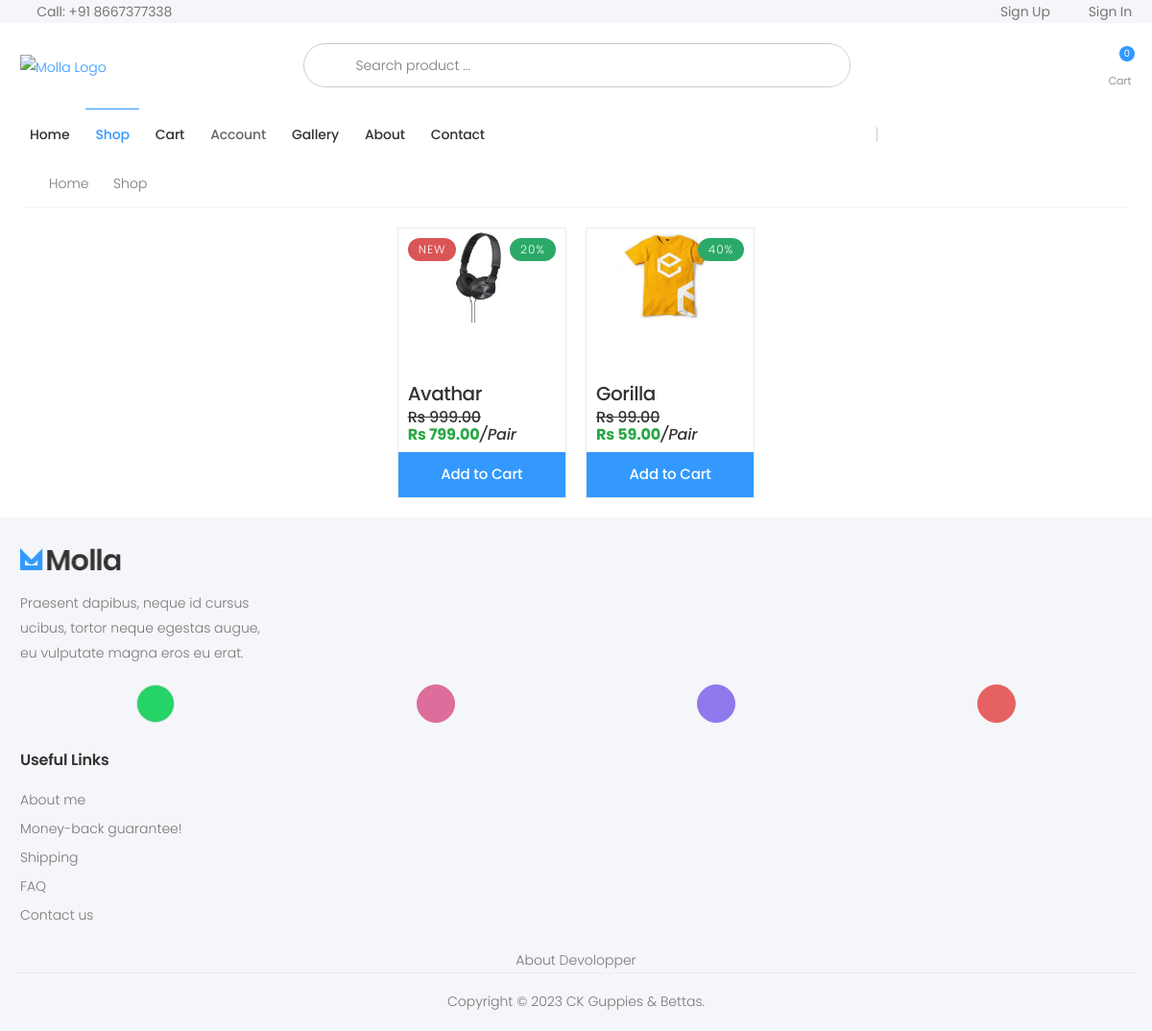
The app's page /shop/ with its own data.
### store/models.py (models this page shows, shortened)
class Product(models.Model):
	digital = models.BooleanField(default=False,null=True, blank=True)
	name = models.CharField(max_length=250,unique=True)
	slug = models.SlugField(max_length=250,unique=True)
	description = models.TextField(blank=True)
	old_price = models.DecimalField(max_digits=7,blank=True, decimal_places=2)
	new_price = models.DecimalField(max_digits=7,blank=False, decimal_places=2)
	category = models.ForeignKey(Category,on_delete=models.CASCADE)
	image_1 = models.ImageField(upload_to='product')
	image_2 = models.ImageField(upload_to='product',blank=True)
	image_3 = models.ImageField(upload_to='product',blank=True)
	video_url = models.URLField(max_length=200, blank=True)
	stock = models.IntegerField()
	available = models.BooleanField(default=True)
	new = models.BooleanField(default=True)
	created = models.DateTimeField(auto_now_add=True)
	update = models.DateField(auto_now=True)
	def get_url(self):
		return reverse('store_app:proDetail',args=[self.category.slug,self.slug])
	def get_discounted_price(self):
		if self.old_price and self.new_price:
			diff = self.old_price - self.new_price
			discount_percentage = ((diff) / self.old_price) * 100
			percentage = int(round(discount_percentage))
			return dict(percentage=percentage, diff=diff)
		return None
	class Meta:
		ordering = ('name',)
		verbose_name = 'product'
		verbose_name_plural = 'products'

### store/views.py (the view)
# urls.py: path('shop/',views.allProductListing,name='allProductListing'),
def allProductListing(request):
    products_list = Product.objects.all().filter(available = True)
    paginator = Paginator(products_list,14)
    try:
        page = int(request.GET.get('page', '1'))
    except:
        page = 1
    try:
        products = paginator.page(page)
    except (InvalidPage,EmptyPage):
        products = paginator.page(paginator.num_pages)
    return render(request,'store/shop.html',{'products':products})

### store/templates/store/shop.html
{% extends 'store/Base.html' %}
{% load static %}
{% block content %}
<div class="container">
    <nav aria-label="breadcrumb" class="breadcrumb-nav mb-2">
        <div class="container-fluid">
            <ol class="breadcrumb">
                <li class="breadcrumb-item"><a href="{% url 'store_app:allProdCat' %}">Home</a></li>
                {% if offer %}
                <li class="breadcrumb-item"><a href="#">Offer</a></li>
                {% else %}
                <li class="breadcrumb-item"><a href="#">Shop</a></li>
                {% endif %}
            </ol>
        </div>
    </nav>
    <div class="products">
        <div class="row justify-content-center">
            {% for product in products.object_list %}
                <div class="col-6 col-md-4 col-lg-2">
                    <div class="product product-2">
                        <a href="{{product.get_url}}">
                            <div id="carouselExampleIndicators{{product.slug}}" class="carousel slide">
                                <div class="carousel-inner" style="height: 150px;">
                                    <div class="carousel-item active">
                                        <img src="{{ product.image_1.url }}" class="d-block w-100"
                                            alt="{{ product.name }}">
                                    </div>
                                </div>
                                {% if product.new == True %}
                                <span class="product-sale-label">NEW</span>
                                {% endif %}
                                {% if product.get_discounted_price %}
                                <span class="product-discount-label">{{ product.get_discounted_price.percentage }}%</span>
                                {% endif %}
                            </div>
                            <div class="carousel-product-info">
                                <div class="m-3">
                                    <h5 class="card-title cart-heading">{{ product.name }}</h3>
                                        <h6 class="pricing">
                                            {% if product.old_price == 0 %}
                                            <span style="color: rgb(199, 0, 85);">Only few left</span><br>
                                            {% else %}
                                            <s>Rs {{product.old_price}}</s></span><br>
                                            {% endif %}
                                            <strong class="ms-2 text-success">Rs {{ product.new_price }}</strong><i>/Pair</i>
                                        </h6>
                                </div>
                                <a href="#">
                                    <button class="btn btn-primary btn-lg btn-block add-to-cart">Add to Cart</button>
                                </a>
                            </div>
                        </a>
                    </div>
                </div>
                {% endfor %}
        </div>
    </div>
</div>
{% endblock %}

### store/templates/store/Base.html (shortened to what this page needs)
{% load static %}
<!DOCTYPE html>
<html lang="en">
<head>
    <link rel="stylesheet" href="{% static 'assets/vendor/line-awesome/line-awesome/line-awesome/css/line-awesome.min.css' %}">
    <link rel="stylesheet" href="{% static 'assets/css/bootstrap.min.css' %}">
    <link rel="stylesheet" href="{% static 'assets/css/plugins/owl-carousel/owl.carousel.css' %}">
    <link rel="stylesheet" href="{% static 'assets/css/plugins/magnific-popup/magnific-popup.css' %}">
    <link rel="stylesheet" href="{% static 'assets/css/plugins/jquery.countdown.css' %}">
    <link rel="stylesheet" href="{% static 'assets/css/style.css' %}">
    <link rel="stylesheet" href="{% static 'assets/css/skins/skin-demo-4.css' %}">
    <link rel="stylesheet" href="{% static 'assets/css/demos/demo-4.css' %}">
    <link rel="stylesheet" href="{% static 'assets/css/style2.css' %}">
</head>
<body>
    <div class="page-wrapper">
        <header class="header header-intro-clearance header-4">
            <div class="header-top">
                <div class="container">
                    <div class="header-left">
                        <a href="tel:#"><i class="icon-phone"></i>Call: +91 8667377338</a>
                    </div>
                    <div class="header-right">
                        <ul class="top-menu">
                            <li>
                                <ul>
									{% if user.is_authenticated %}
									<li><a href="#">{{user.username}}</a></li>
									<li><a href="{% url 'auth_app:logout' %}" id="signin-button">Logout</a></li>
									{% else %}
                                    <li><a href="{% url 'auth_app:register' %}" id="signup-button">Sign up</a></li>
                                    <li><a href="{% url 'auth_app:login' %}" id="signin-button">Sign in</a></li>
									{% endif %}
                                </ul>
                            </li>
                        </ul>
                    </div>
                </div>
            </div>
            <div class="header-middle">
                <div class="container">
                    <div class="header-left">
                        <a href="{% url 'store_app:allProdCat' %}" class="logo">
                            <img src="{% static 'assets/images/demos/demo-4/logo 19a.png' %}" alt="Molla Logo" width="180" height="25">
                        </a>
                    </div>
                    <div class="header-center">
                        <div class="header-search header-search-extended header-search-visible d-none d-lg-block">
							<form action="#" method="get">
                                <div class="header-search-wrapper search-wrapper-wide">
                                    <button class="btn btn-primary" type="submit"><i class="icon-search"></i></button>
                                    <input type="search" class="form-control" name="q" id="q" placeholder="Search product ..." required>
                                </div>
                            </form>
                        </div>
                    </div>
                    <div class="header-right">
                        <div class="dropdown cart-dropdown">
                            <a href="{% url 'store_app:cart' %}" class="dropdown-toggle">
                                <div class="icon">
                                    <i class="icon-shopping-cart"></i>
                                    <span class="cart-count">{{cartItems}}</span>
                                </div>
                                <p>Cart</p>
                            </a>
                        </div>
                    </div>
                </div>
            </div>
            <div class="header-bottom sticky-header">
                <div class="container">
                    <div class="header-center">
                        <nav class="main-nav">
                            <ul class="menu sf-arrows">
                                <li class="megamenu-container {% if request.path == '/' %}active{% endif %}">
                                    <a href="{% url 'store_app:allProdCat' %}">Home</a>
                                </li>
                                <li class="megamenu-container {% if request.path == '/shop/' %}active{% endif %}">
                                    <a href="{% url 'store_app:allProductListing' %}">Shop</a>
                                </li>
                                <li class="{% if request.path == '/cart/' %}active{% endif %}">
                                    <a href="{% url 'store_app:cart' %}">Cart</a>
                                </li>
                                <li class="#">
                                    <a>Account</a>
                                </li>
                                <li class="{% if request.path == '/gallery/' %}active{% endif %}">
                                    <a href="{% url 'store_app:gallery' %}">Gallery</a>
                                </li>
                                <li class="{% if request.path == '/about/' %}active{% endif %}">
                                    <a href="{% url 'store_app:about' %}">About</a>
                                </li>
                                <li class="{% if request.path == '/contact/' %}active{% endif %}">
                                    <a href="{% url 'store_app:contact' %}">Contact</a>
                                </li>
                            </ul>
                        </nav>
                    </div>
                </div>
            </div>
        </header>
        {% block content %}{% endblock %}
        <footer class="footer">
            <div class="footer-middle">
                <div class="container">
                    <div class="row">
                        <div class="col-sm-6 col-lg-3">
                            <div class="widget widget-about">
                                <img src="{% static 'assets/images/demos/demo-4/logo-footer.png' %}" class="footer-logo"
                                    alt="Footer Logo" width="105" height="25">
                                <p>Praesent dapibus, neque id cursus ucibus, tortor neque egestas augue, eu vulputate
                                    magna eros eu erat. </p>
                            </div>
                        </div>
                        <div class="col-md-12">
                            <div class="social-icons social-icons-colored justify-content-around mb-3">
                                <a href="#" class="social-icon social-whatsapp" title="WhatsApp" target="_blank" style="background-color: #25d366;"><i class="icon-whatsapp"></i></a>
                                <a href="#" class="social-icon social-instagram" title="Instagram" target="_blank"><i class="icon-instagram"></i></a>
                                <a href="#" class="social-icon social-facebook" title="Facebook" target="_blank"><i class="icon-facebook-f"></i></a>
                                <a href="#" class="social-icon social-youtube" title="Youtube" target="_blank"><i class="icon-youtube"></i></a>
                            </div>
                        </div>
                        <div class="col-sm-6 col-lg-3">
                            <div class="widget">
                                <h4 class="widget-title">Useful Links</h4>
                                <ul class="widget-list">
                                    <li><a href="#">About me</a></li>
                                    <li><a href="#">Money-back guarantee!</a></li>
                                    <li><a href="{% url 'store_app:allProductListing' %}">Shipping</a></li>
                                    <li><a href="{% url 'store_app:faq' %}">FAQ</a></li>
                                    <li><a href="{% url 'store_app:about' %}">Contact us</a></li>
                                </ul>
                            </div>
                        </div>
                    </div>
                </div>
            </div>
            <div>
                <a href="{% url 'store_app:devolopper' %}">
                    <p class="footer-copyright text-center">About Devolopper</p>
                </a>
            </div>
            <div class="footer-bottom">
                <div class="container">
                    <p class="footer-copyright text-center">Copyright © 2023 CK Guppies & Bettas.</p>
                </div>
            </div>
        </footer>
    </div>
</body>
</html>

### records on screen
Product: image_1 (picture), new "NEW", get_discounted_price.percentage "20", name "Avathar", old_price "999.00", new_price "799.00"
Product: image_1 (picture), get_discounted_price.percentage "40", name "Gorilla", old_price "99.00", new_price "59.00"

### other values on screen
{{ cartItems }} "0"
